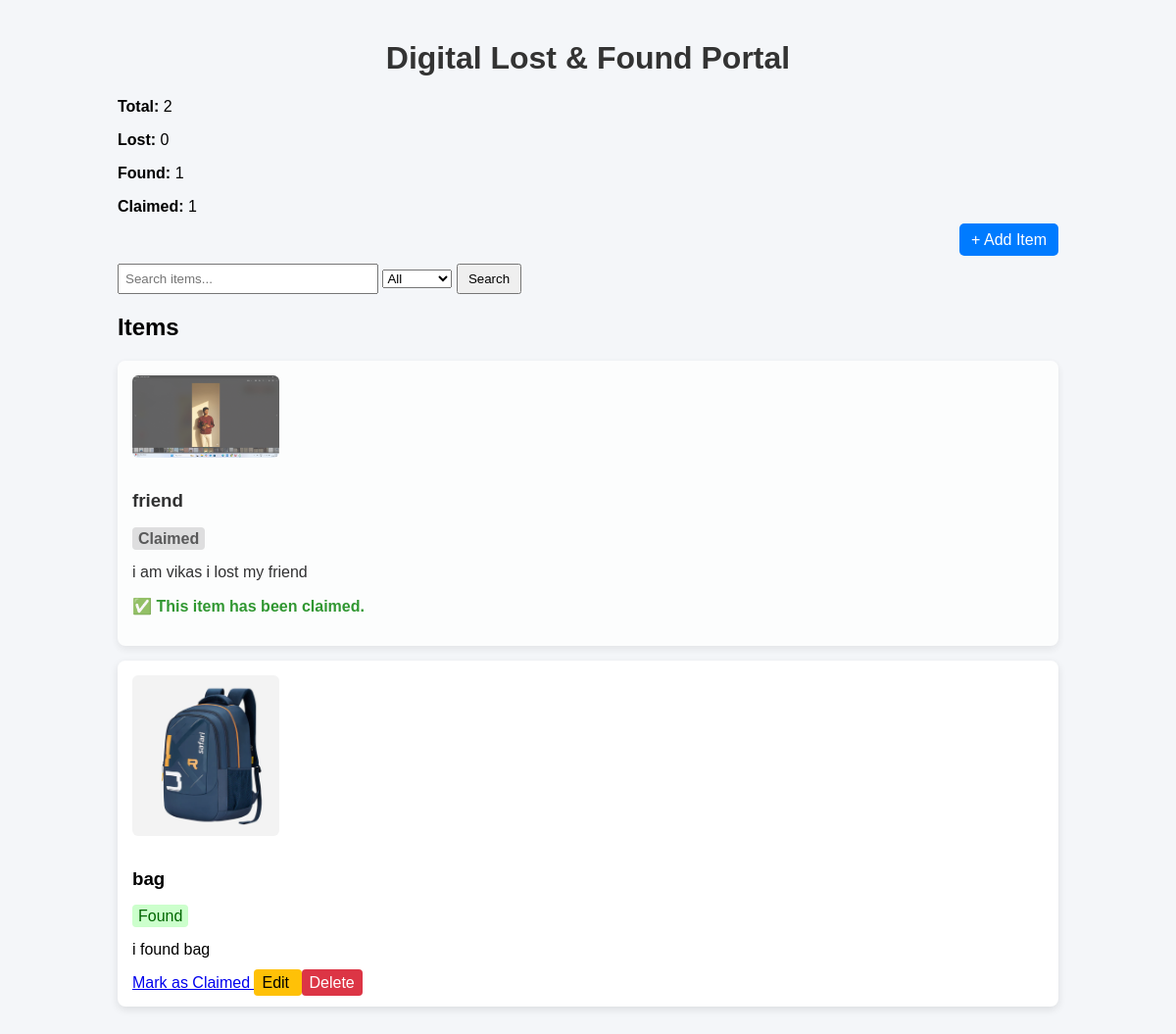
The page / on the database its author committed.
### tables this page shows
CREATE TABLE items (
            id INTEGER PRIMARY KEY AUTOINCREMENT,
            title TEXT,
            description TEXT,
            status TEXT,
            image TEXT
        );

### app.py (the view)
@app.route('/')
def home():
    search = request.args.get('search')
    status_filter = request.args.get('status')
    conn = sqlite3.connect('database.db')
    query = "SELECT * FROM items WHERE 1=1"
    params = []
    if search and search.strip():
        query += " AND (title LIKE ? OR description LIKE ?)"
        params.extend(['%' + search + '%', '%' + search + '%'])
    if status_filter and status_filter != "All":
        query += " AND status = ?"
        params.append(status_filter)
    items = conn.execute(query, params).fetchall()
    total = conn.execute("SELECT COUNT(*) FROM items").fetchone()[0]
    lost = conn.execute("SELECT COUNT(*) FROM items WHERE status='Lost'").fetchone()[0]
    found = conn.execute("SELECT COUNT(*) FROM items WHERE status='Found'").fetchone()[0]
    claimed = conn.execute("SELECT COUNT(*) FROM items WHERE status='Claimed'").fetchone()[0]
    conn.close()
    conn.close()
    return render_template("index.html", items=items,  total=total,
                           lost=lost,
                           found=found,
                           claimed=claimed)

### templates/index.html (shortened to what this page needs)
<!DOCTYPE html>
<html>
<head>
    <link rel="stylesheet" href="{{ url_for('static', filename='style.css') }}">
</head>
<body>
<div class="container">
    <h1>Digital Lost & Found Portal</h1>
    <div class="stats">
        <p><strong>Total:</strong> {{ total }}</p>
        <p><strong>Lost:</strong> {{ lost }}</p>
        <p><strong>Found:</strong> {{ found }}</p>
        <p><strong>Claimed:</strong> {{ claimed }}</p>
    </div>
    <div class="top-bar">
        <a class="btn" href="/add">+ Add Item</a>
    </div>
    <form method="GET" class="search-form">
        <input type="text" name="search"
               value="{{ request.args.get('search', '') }}"
               placeholder="Search items...">
        <select name="status">
            <option value="All"
                {% if request.args.get('status') == 'All' %}selected{% endif %}>
                All
            </option>
        </select>
        <button type="submit">Search</button>
    </form>
    <h2>Items</h2>
    {% for item in items %}
        <div class="card">
            {% if item[4] %}
                <img src="{{ url_for('static', filename='uploads/' + item[4]) }}"
                     width="150"
                     style="border-radius:6px; margin-bottom:10px;">
            {% endif %}
            <h3>{{ item[1] }}</h3>
            {% if item[3] == 'Lost' %}
                <span class="lost-badge">Lost</span>
            {% elif item[3] == 'Found' %}
                <span class="found-badge">Found</span>
            {% elif item[3] == 'Claimed' %}
                <span class="claimed-badge">Claimed</span>
            {% endif %}
            <p>{{ item[2] }}</p>
            <div class="actions">
                {% if item[3] != 'Claimed' %}
                    <a href="/claim/{{ item[0] }}" class="claim-btn">
                        Mark as Claimed
                    </a>
                    <a href="/edit/{{ item[0] }}" class="edit-btn">
                        Edit
                    </a>
                    <a href="/delete/{{ item[0] }}"
                       onclick="return confirm('Are you sure?')"
                       class="delete-btn">
                        Delete
                    </a>
                {% else %}
                    <p style="color:green; font-weight:bold;">
                        ✅ This item has been claimed.
                    </p>
                {% endif %}
            </div>
        </div>
    {% else %}
        <p>No items found.</p>
    {% endfor %}
</div>
</body>
</html>

### static/style.css (style rules this page uses)
body { font-family: Arial, sans-serif; background: #f4f6f9; margin: 0; padding: 0; }
.container { width: 80%; margin: auto; padding: 20px; }
h1 { text-align: center; color: #333; }
.top-bar { text-align: right; margin-bottom: 15px; }
.btn { padding: 8px 12px; background: #007bff; color: white; text-decoration: none; border-radius: 5px; }
.search-form { margin-bottom: 20px; }
.search-form input { padding: 6px; width: 250px; }
.search-form button { padding: 6px 10px; }
.card { background: white; padding: 15px; margin-bottom: 15px; border-radius: 8px; box-shadow: 0 3px 8px rgba(0,0,0,0.1); }
.actions { margin-top: 10px; }
.edit-btn { background: #ffc107; padding: 5px 8px; text-decoration: none; color: black; border-radius: 4px; }
.delete-btn { background: #dc3545; padding: 5px 8px; text-decoration: none; color: white; border-radius: 4px; }
.found-badge { background: #ccffcc; color: #006600; padding: 3px 6px; border-radius: 4px; }
.claimed-badge { background: #d9d9d9; color: #333; padding: 3px 6px; border-radius: 4px; font-weight: bold; }
.card:has(.claimed-badge) { opacity: 0.8; }

### rows shown on the page
items: image (picture), title "friend", status "Claimed", description "i am vikas i lost my friend"
items: image (picture), title "bag", status "Found", description "i found bag"

### other values the page prints
{{ total }} "2"
{{ lost }} "0"
{{ found }} "1"
{{ claimed }} "1"
